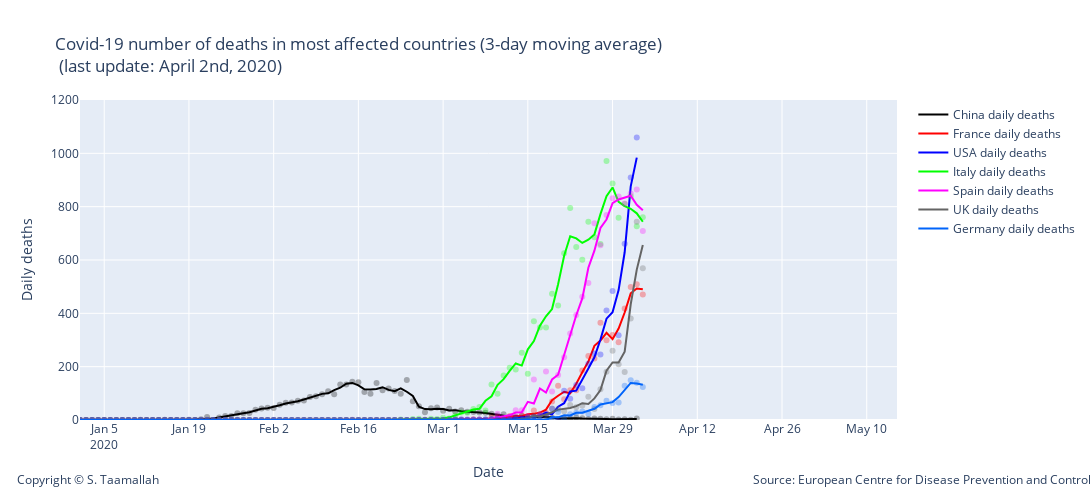

Notebook source saved alongside this figure:
### Markdown cell above
# 1 - Daily Covid-19 death toll evolution

### Code cell
#degree = 2
#smooth_italy = smoothTriangle(df_italy['deaths'],degree)


smooth_china = smooth_3day(df_china['deaths'])
smooth_france = smooth_3day(df_france['deaths'])
smooth_italy = smooth_3day(df_italy['deaths'])
smooth_usa = smooth_3day(df_usa['deaths'])
smooth_uk = smooth_3day(df_uk['deaths'])
smooth_germany = smooth_3day(df_germany['deaths'])
smooth_spain = smooth_3day(df_spain['deaths'])
smooth_korea = smooth_3day(df_korea['deaths'])
smooth_netherlandss = smooth_3day(df_netherlands['deaths'])



# Add traces
trace1 = go.Scatter(
        x=df_china.index, 
        y=df_china['deaths'],
        mode='markers',
        name='China daily cases',
        line_color='rgba(0, 0, 0, .3)',
        showlegend=False,
)

trace11 = go.Scatter(
        x=df_china.index, 
        y=smooth_china,
        mode='lines',
        name='China daily deaths',
        line_color='rgba(0, 0, 0, 1)',
)


trace2 = go.Scatter(
        x=df_france.index, 
        y=df_france['deaths'],
        mode='markers',
        name='France daily cases',
        line_color='rgba(256, 0, 0, .3)',
        showlegend=False,
)

trace22 = go.Scatter(
        x=df_france.index, 
        y=smooth_france,
        mode='lines',
        name='France daily deaths',
        line_color='rgba(256, 0, 0, 1)',
)


trace3 = go.Scatter(
        x=df_usa.index, 
        y=df_usa['deaths'],
        mode='markers',
        name='USA daily deaths',
        line_color='rgba(0, 0, 255, .3)',
    showlegend=False,
)

trace33 = go.Scatter(
        x=df_usa.index, 
        y=smooth_usa,
        mode='lines',
        name='USA daily deaths',
        line_color='rgba(0, 0, 255, 1)',
)

trace4 = go.Scatter(
        x=df_italy.index, 
        y=df_italy['deaths'],
        mode='markers',
        name='Italy daily deaths',
        line_color='rgba(0, 256, 0, .3)',
    showlegend=False,
)

trace44 = go.Scatter(
        x=df_italy.index, 
        y=smooth_italy,
        mode='lines',
        name='Italy daily deaths',
        line_color='rgba(0, 256, 0, 1)',
)

trace5 = go.Scatter(
        x=df_spain.index, 
        y=df_spain['deaths'],
        mode='markers',
        name='Spain daily deaths',
        line_color='rgba(255, 0, 255, .3)',
    showlegend=False,
)

trace55 = go.Scatter(
        x=df_spain.index, 
        y=smooth_spain,
        mode='lines',
        name='Spain daily deaths',
        line_color='rgba(256, 0, 256, 1)',
)


trace6 = go.Scatter(
        x=df_uk.index, 
        y=df_uk['deaths'],
        mode='markers',
        name='UK daily deaths',
        line_color='rgba(100, 100, 100, .3)',
    showlegend=False
)

trace66 = go.Scatter(
        x=df_uk.index, 
        y=smooth_uk,
        mode='lines',
        name='UK daily deaths',
        line_color='rgba(100, 100, 100, 1)',
)

trace7 = go.Scatter(
        x=df_germany.index, 
        y=df_germany['deaths'],
        mode='markers',
        name='Germany daily deaths',
        line_color='rgba(0, 100, 250, .3)',
    showlegend=False,
)

trace77 = go.Scatter(
        x=df_germany.index, 
        y=smooth_germany,
        mode='lines',
        name='Germany daily deaths',
        line_color='rgba(0, 100, 250, 1)',
)


data = [trace1,trace11, trace2, trace22, trace3, trace33, trace4, trace44, trace5, trace55, trace6, trace66, trace7, trace77]

layout = go.Layout(
    title="Covid-19 number of deaths in most affected countries (3-day moving average) <br> (last update: April 2nd, 2020)",
    width=1100,
    height=500,
    
    # Top left
    xaxis=dict(
        title='Date',
        range=['2020-01-01', '2020-05-15'],
    ),
    yaxis=dict(
        title='Daily deaths',
        #type='log',
        range=[0,1200],
        anchor='x'
    ),
    
      annotations=[
        dict(
            x=1.24,
            y=-0.22,
            showarrow=False,
            text='Source: European Centre for Disease Prevention and Control',
            xref='paper',
            yref='paper'
        ),
        
        dict(
            x=-0.08,
            y=-0.22,
            showarrow=False,
            text='Copyright © S. Taamallah ',
            xref='paper',
            yref='paper'
        )
    ],
    
)



fig = go.Figure(data=data, layout=layout)

'''

fig.add_annotation(
        x='2020-01-23',
        y=20,
        xref="x",
        yref="y",
        text="Wuhan lockdown <br> 2020-01-23 ",
        showarrow=True,
        font=dict(
            family="Courier New, monospace",
            size=12,
            color="black"
            ),
        align="center",
        arrowhead=0,
        arrowsize=1,
        arrowwidth=1,
        arrowcolor="#636363",
        ax=-40,
        ay=-60,
        #bordercolor="#c7c7c7",
        #borderwidth=2,
        #borderpad=4,
        #bgcolor="#ff7f0e",
        #opacity=0.8
        )


fig.add_annotation(
        x='2020-03-10',
        y=150,
        xref="x",
        yref="y",
        text="Italy lockdown <br> 2020-03-09 <br> bars, restaurants: <br> 2020-03-11",
        showarrow=True,
        font=dict(
            family="Courier New, monospace",
            size=12,
            color="black"
            ),
        align="center",
        arrowhead=0,
        arrowsize=1,
        arrowwidth=1,
        arrowcolor="#636363",
        ax=-300,
        ay=-180,
        #bordercolor="#c7c7c7",
        #borderwidth=2,
        #borderpad=4,
        #bgcolor="#ff7f0e",
        #opacity=0.8
        )


fig.add_annotation(
            x='2020-03-17',
            y=30,
            text="France lockdown <br> 2020-03-17 ",
            showarrow=True,
            font=dict(
            family="Courier New, monospace",
            size=12,
            color="black",
            ),
        align="center",
        arrowhead=0,
        arrowsize=1,
        arrowwidth=1,
        arrowcolor="#636363",
        ax=-120,
        ay=-260,
)


fig.add_annotation(
            x='2020-03-15',
            y=20,
            text="Spain lockdown <br> 2020-03-15 ",
            showarrow=True,
            font=dict(
            family="Courier New, monospace",
            size=12,
            color="black",
            ),
        align="center",
        arrowhead=0,
        arrowsize=1,
        arrowwidth=1,
        arrowcolor="#636363",
        ax=-200,
        ay=-240,
)


fig.add_annotation(
            x='2020-05-1',
            y=90,
            text="UK lockdown <br> 2020-03-22 ",
            showarrow=False,
            font=dict(
            family="Courier New, monospace",
            size=12,
            color="black",
            ),
        align="center",
        arrowhead=0,
        arrowsize=1,
        arrowwidth=1,
        arrowcolor="#636363",
        ax=180,
        ay=-60,
)

fig.add_annotation(
            x='2020-05-1',
            y=300,
            text="Germany social distancing <br> 2020-03-23 ",
            showarrow=False,
            font=dict(
            family="Courier New, monospace",
            size=12,
            color="black",
            ),
        align="center",
        arrowhead=0,
        arrowsize=1,
        arrowwidth=1,
        arrowcolor="#636363",
        ax=180,
        ay=-60,
)

fig.add_annotation(
            x='2020-05-1',
            y=1200,
            text="USA federal <br> social distancing <br> 2020-03-16 ",
            showarrow=False,
            font=dict(
            family="Courier New, monospace",
            size=12,
            color="black",
            ),
        align="center",
        arrowhead=0,
        arrowsize=1,
        arrowwidth=1,
        arrowcolor="#636363",
        ax=200,
        ay=-520,
)

fig.add_annotation(
            x='2020-05-1',
            y=900,
            text="New york shutdown <br> 2020-03-22 ",
            showarrow=False,
            font=dict(
            family="Courier New, monospace",
            size=12,
            color="black",
            ),
        align="center",
        arrowhead=0,
        arrowsize=1,
        arrowwidth=1,
        arrowcolor="#636363",
        ax=200,
        ay=-420,
)



fig.add_annotation(
            x='2020-05-1',
            y=600,
            text="California lockdown <br> 2020-03-19 ",
            showarrow=False,
            font=dict(
            family="Courier New, monospace",
            size=12,
            color="black",
            ),
        align="center",
        arrowhead=0,
        arrowsize=1,
        arrowwidth=1,
        arrowcolor="#636363",
        ax=200,
        ay=-320,
)

'''




fig.show()

#from plotly.offline import plot
#plot(fig, filename="STaamallah_covid19_analysis_chart_2_20200331.html", auto_open = False)
